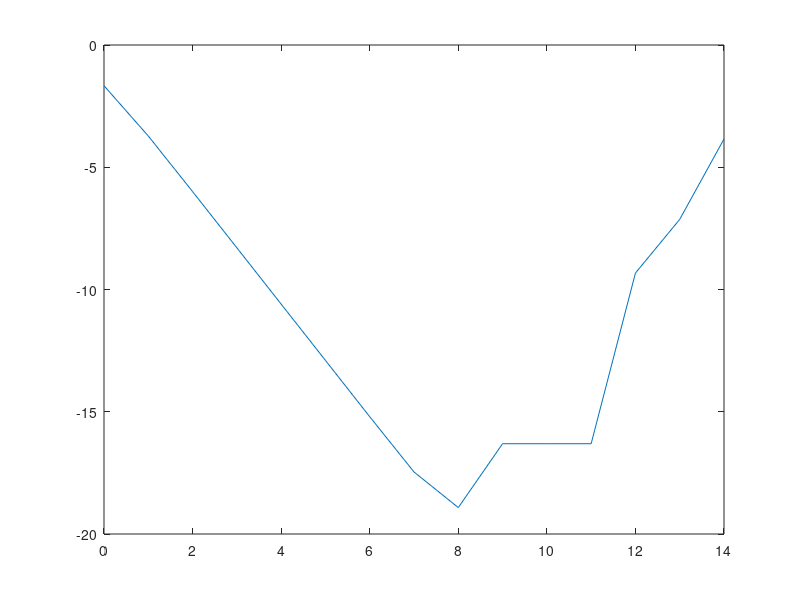

This figure's MATLAB source:
% Copypaste from LabXXX-Tema4-Derivacio.pdf

format short g
f=@(x)log(x);

n = 0 : 14;
h = 1 ./ (10.^n);

for k=1:15
    fp(k)=(f(2+h(k))-f(2))/h(k);
end


er = abs(fp-0.5);
taula=[h; fp; er]'

% Plot
aux = log(2*er)
plot(n, aux) % plot(h, er, '*')